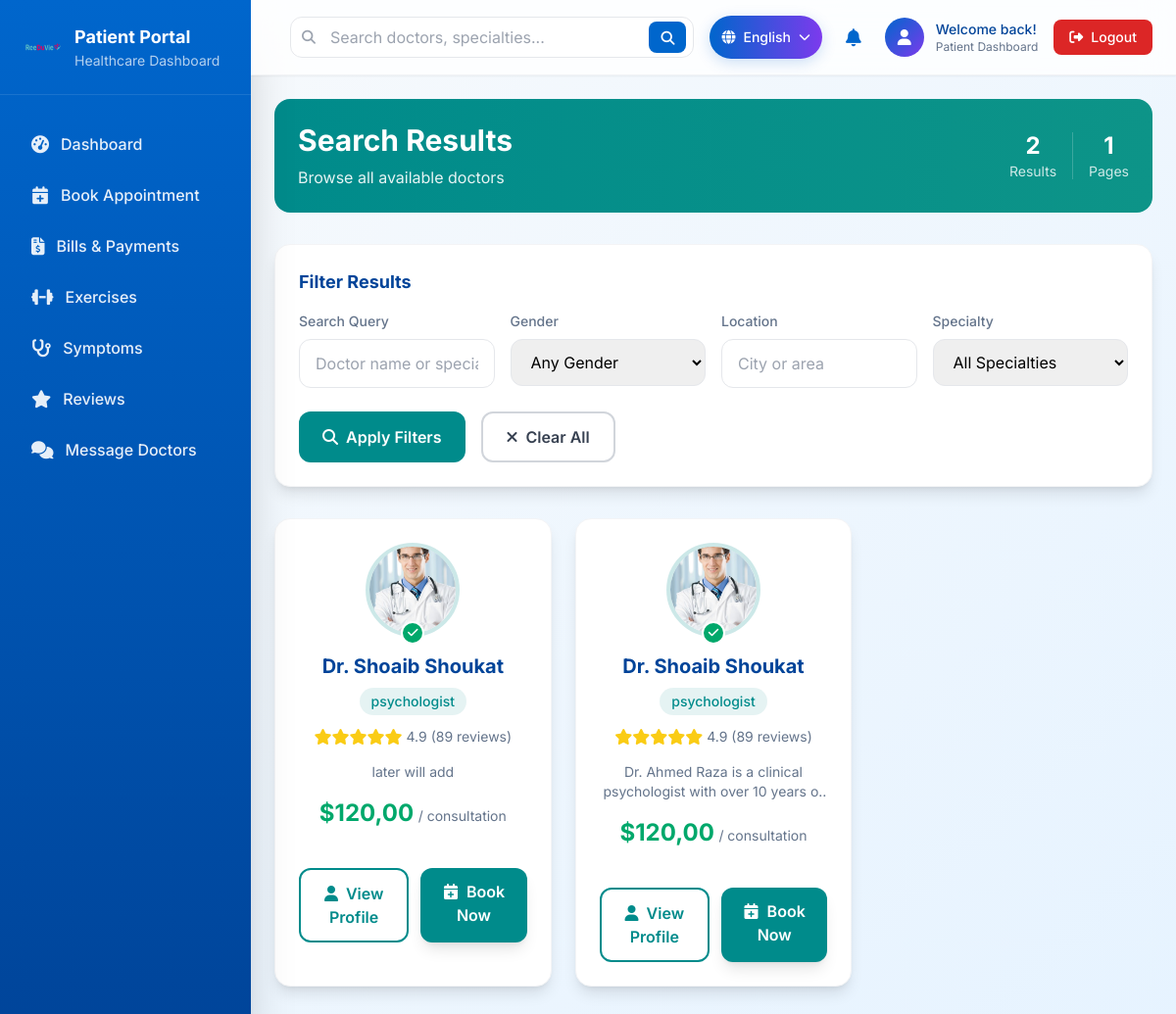
The page /patient-dashboard/search/ on the database its author committed.
### user_account/models.py (models this page shows, shortened)
class Practitioner(models.Model):
    GENDER_CHOICES = [
        ('male', 'Male'),
        ('female', 'Female'),
    ]
    DOCTOR_TYPE_CHOICES = [
        ('health_professional', _('A health professional')),
        ('other', _('Other')),
    ]
    SPECIALTY_CHOICES = [
        ('occupational_therapist', _('Occupational Therapist')),
        ('physiotherapist', _('Physiotherapist')),
        ('neuropsychologist', _('Neuropsychologist')),
        ('speech_therapist', _('Speech Therapist')),
        ('psychologist', _('Psychologist')),
        ('chiropractor', _('Chiropractor')),
        ('nutritionist', _('Nutritionist')),
        ('general_practitioner', _('General Practitioner')),
    ]
    CIVILITY_CHOICES = [
        ('m', _('M.')),
        ('mme', _('Mme')),
        ('mlle', _('Mlle')),
    ]
    doctor_type = models.CharField(max_length=20, choices=DOCTOR_TYPE_CHOICES)
    specialty = models.CharField(max_length=30, choices=SPECIALTY_CHOICES)
    email = models.EmailField(unique=True)
    password = models.CharField(max_length=128)  # Store hashed passwords
    civility = models.CharField(max_length=5, choices=CIVILITY_CHOICES)
    first_name = models.CharField(max_length=50)
    last_name = models.CharField(max_length=50)
    terms_accepted = models.BooleanField(default=False)
    photo = models.ImageField(upload_to='practitioner_photos/', null=True, blank=True)
    price = models.DecimalField(max_digits=10, decimal_places=2, null=True, blank=True)
    description = models.TextField(null=True, blank=True)
    gender = models.CharField(max_length=10, choices=GENDER_CHOICES, null=True, blank=True)
    location = models.CharField(max_length=100, null=True, blank=True)

### patientdashboard/views.py (the view)
# urls.py: path('search/', views.search_practitioners, name='search'),
def search_practitioners(request):
    query = request.GET.get('query', '')  # Search query
    gender = request.GET.get('gender', '')  # Gender filter
    location = request.GET.get('location', '')  # Location filter
    specialty = request.GET.get('specialty', '')  # Specialty filter
    practitioners = Practitioner.objects.all()
    if query:
        practitioners = practitioners.filter(
            Q(first_name__icontains=query) |
            Q(last_name__icontains=query) |
            Q(specialty__icontains=query)
        )
    if gender:
        practitioners = practitioners.filter(gender__iexact=gender)
    if location:
        practitioners = practitioners.filter(location__icontains=location)
    if specialty:
        practitioners = practitioners.filter(specialty=specialty)
    paginator = Paginator(practitioners, 10)
    page_number = request.GET.get('page')
    page_obj = paginator.get_page(page_number)
    return render(request, 'patientdashboard/search.html', {
        'query': query,
        'page_obj': page_obj,
        'gender': gender,
        'location': location,
        'specialty': specialty,
    })

### patientdashboard/templates/patientdashboard/search.html (shortened to what this page needs)
{% extends 'patientdashboard/patient_base.html' %}
{% load static %}
{% block content %}
<div class="bg-gradient-to-r from-patient-teal to-teal-600 rounded-2xl p-6 mb-8 text-white">
    <div class="flex flex-col md:flex-row justify-between items-start md:items-center">
        <div>
            <h1 class="text-2xl md:text-3xl font-bold mb-2">Search Results</h1>
            <p class="text-white/90">
                {% if query %}
                    Found {{ page_obj.paginator.count }} results for "{{ query }}"
                {% else %}
                    Browse all available doctors
                {% endif %}
            </p>
        </div>
        <div class="mt-4 md:mt-0">
            <div class="flex items-center space-x-4">
                <div class="text-center">
                    <div class="text-2xl font-bold">{{ page_obj.paginator.count|default:0 }}</div>
                    <div class="text-sm text-white/80">Results</div>
                </div>
                <div class="text-center">
                    <div class="text-2xl font-bold">{{ page_obj.paginator.num_pages|default:1 }}</div>
                    <div class="text-sm text-white/80">Pages</div>
                </div>
            </div>
        </div>
    </div>
</div>
<div class="bg-white rounded-2xl shadow-lg border border-gray-100 p-6 mb-8">
    <div class="flex items-center justify-between mb-4">
        <h2 class="text-lg font-bold text-patient-dark-blue">Filter Results</h2>
    </div>
    <form method="get" action="{% url 'patientdashboard:search' %}" id="search-filters" class="hidden lg:block">
        <div class="grid grid-cols-1 md:grid-cols-2 lg:grid-cols-4 gap-4">
            <div>
                <label class="block text-sm font-medium text-patient-dark-gray mb-2">Search Query</label>
                <input type="text"
                       name="query"
                       value="{{ query }}"
                       class="w-full px-4 py-3 border border-gray-200 rounded-xl focus:outline-none focus:ring-2 focus:ring-patient-teal/50 focus:border-patient-teal"
                       placeholder="Doctor name or specialty">
            </div>
            <div>
                <label class="block text-sm font-medium text-patient-dark-gray mb-2">Gender</label>
                <select name="gender" class="w-full px-4 py-3 border border-gray-200 rounded-xl focus:outline-none focus:ring-2 focus:ring-patient-teal/50 focus:border-patient-teal">
                    <option value="">Any Gender</option>
                </select>
            </div>
            <div>
                <label class="block text-sm font-medium text-patient-dark-gray mb-2">Location</label>
                <input type="text"
                       name="location"
                       value="{{ location }}"
                       class="w-full px-4 py-3 border border-gray-200 rounded-xl focus:outline-none focus:ring-2 focus:ring-patient-teal/50 focus:border-patient-teal"
                       placeholder="City or area">
            </div>
            <div>
                <label class="block text-sm font-medium text-patient-dark-gray mb-2">Specialty</label>
                <select name="specialty" class="w-full px-4 py-3 border border-gray-200 rounded-xl focus:outline-none focus:ring-2 focus:ring-patient-teal/50 focus:border-patient-teal">
                    <option value="">All Specialties</option>
                </select>
            </div>
        </div>
        <div class="flex flex-col sm:flex-row gap-4 mt-6">
            <button type="submit" class="px-6 py-3 bg-patient-teal text-white rounded-xl hover:bg-teal-700 transition-colors font-semibold">
                <i class="fas fa-search mr-2"></i>Apply Filters
            </button>
            <a href="{% url 'patientdashboard:search' %}" class="px-6 py-3 border-2 border-gray-300 text-gray-700 rounded-xl hover:bg-gray-50 transition-colors font-semibold text-center">
                <i class="fas fa-times mr-2"></i>Clear All
            </a>
        </div>
    </form>
</div>
{% if page_obj %}
<div class="grid grid-cols-1 md:grid-cols-2 lg:grid-cols-3 gap-6 mb-8">
    {% for practitioner in page_obj %}
    <div class="search-result-card bg-white rounded-2xl shadow-lg border border-gray-100 overflow-hidden hover:shadow-xl transition-all duration-300 transform hover:-translate-y-1">
        <div class="p-6 text-center">
            <div class="relative mb-4">
                {% if practitioner.photo %}
                    <img src="{{ practitioner.photo.url }}"
                         alt="Dr. {{ practitioner.first_name }}"
                         class="w-24 h-24 rounded-full object-cover mx-auto border-4 border-patient-teal/20">
                {% else %}
                    <div class="w-24 h-24 rounded-full bg-gradient-to-br from-patient-teal to-teal-600 flex items-center justify-center mx-auto border-4 border-patient-teal/20">
                        <i class="fas fa-user-md text-white text-2xl"></i>
                    </div>
                {% endif %}
                <div class="absolute bottom-0 right-1/2 transform translate-x-1/2 translate-y-2 w-6 h-6 bg-patient-green rounded-full border-2 border-white flex items-center justify-center">
                    <i class="fas fa-check text-white text-xs"></i>
                </div>
            </div>
            <h3 class="text-xl font-bold text-patient-dark-blue mb-2">
                Dr. {{ practitioner.first_name }} {{ practitioner.last_name }}
            </h3>
            <div class="flex flex-wrap justify-center gap-2 mb-3">
                <span class="px-3 py-1 bg-patient-teal/10 text-patient-teal rounded-full text-sm font-medium">
                    {{ practitioner.specialty|default:"General Practice" }}
                </span>
            </div>
            <div class="flex items-center justify-center space-x-1 mb-4">
                <div class="flex text-yellow-400">
                    <i class="fas fa-star"></i>
                    <i class="fas fa-star"></i>
                    <i class="fas fa-star"></i>
                    <i class="fas fa-star"></i>
                    <i class="fas fa-star"></i>
                </div>
                <span class="text-sm text-patient-dark-gray ml-2">4.9 (89 reviews)</span>
            </div>
            {% if practitioner.description %}
            <p class="text-sm text-patient-dark-gray mb-4 line-clamp-2">
                {{ practitioner.description }}
            </p>
            {% endif %}
            {% if practitioner.price %}
            <div class="mb-4">
                <span class="text-2xl font-bold text-patient-green">${{ practitioner.price }}</span>
                <span class="text-patient-dark-gray text-sm">/ consultation</span>
            </div>
            {% endif %}
        </div>
        <div class="px-6 pb-6">
            <div class="flex flex-col sm:flex-row gap-3">
                <a href="{% url 'patientdashboard:practitioner_profile' practitioner.id %}"
                   class="flex-1 px-4 py-3 border-2 border-patient-teal text-patient-teal rounded-xl hover:bg-patient-teal hover:text-white transition-all duration-300 font-semibold text-center">
                    <i class="fas fa-user mr-2"></i>View Profile
                </a>
                <a href="{% url 'patientdashboard:available_slots' practitioner.id %}"
                   class="flex-1 px-4 py-3 bg-patient-teal text-white rounded-xl hover:bg-teal-700 transition-all duration-300 font-semibold text-center shadow-lg">
                    <i class="fas fa-calendar-plus mr-2"></i>Book Now
                </a>
            </div>
        </div>
    </div>
    {% endfor %}
</div>
{% endif %}
{% endblock content %}

### rows shown on the page
Practitioner: photo (picture), first_name "Shoaib", last_name "Shoukat", specialty "psychologist", description "later will add", price "120,00"
Practitioner: photo (picture), first_name "Shoaib", last_name "Shoukat", specialty "psychologist", description "Dr. Ahmed Raza is a clinical psychologist with over 10 years…", price "120,00"

### other values the page prints
{{ page_obj.paginator.count|default:0 }} "2"
{{ page_obj.paginator.num_pages|default:1 }} "1"
